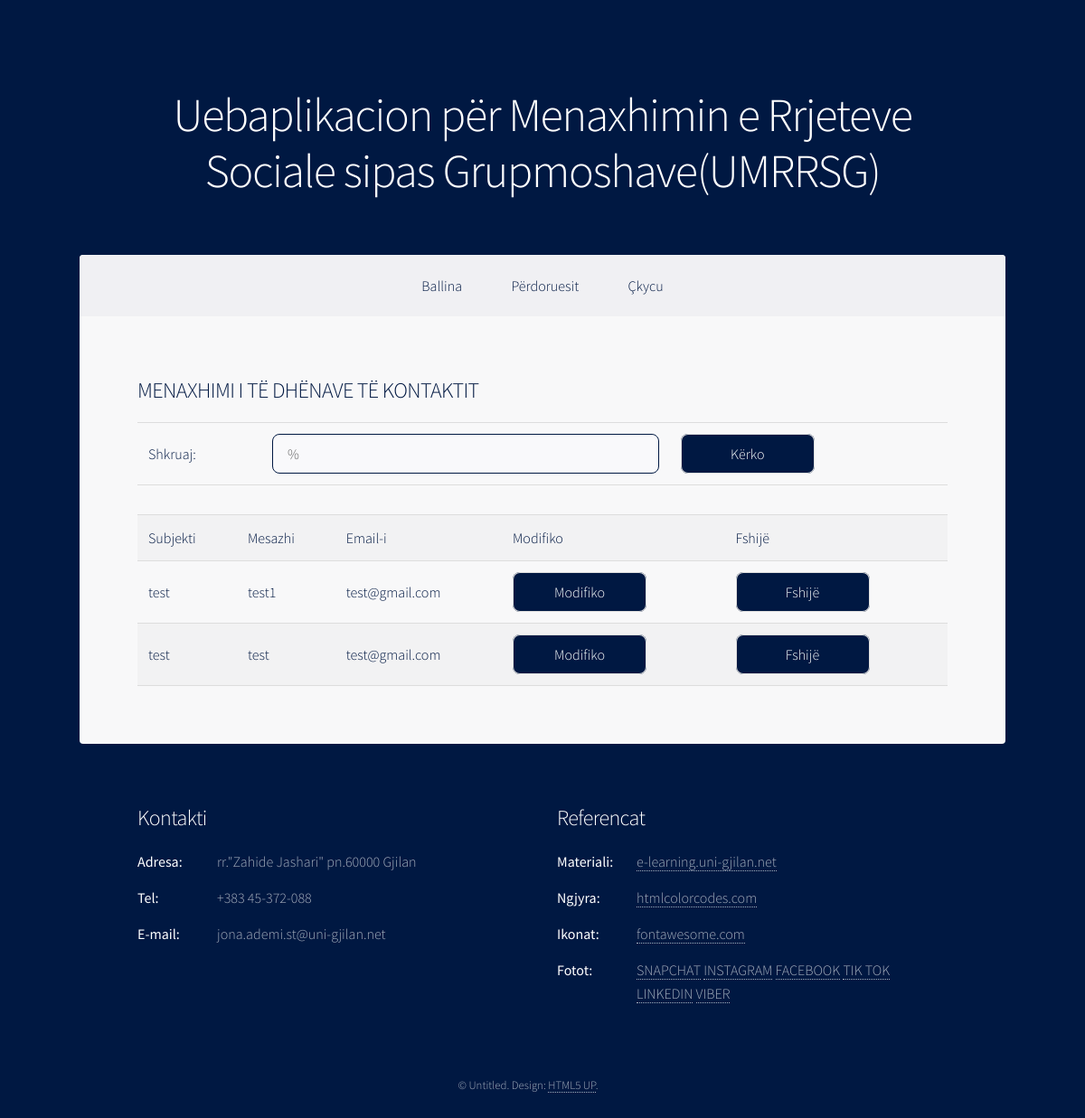
The page /ModuliAdministratorit/menaxho_kontakt.php?kontakt=test (signed in) on the database its author committed.
### tables this page shows
CREATE TABLE `tedhenat` (
  `ID_eDhena` int(11) NOT NULL,
  `Titulli` varchar(50) NOT NULL,
  `Pershkrimi` varchar(1500) NOT NULL,
  `File` varchar(255) NOT NULL,
  `PamjaeFaqes` varchar(50) NOT NULL
);

CREATE TABLE `kontakti` (
  `ID_kontakti` int(11) NOT NULL,
  `subjekti` varchar(150) NOT NULL,
  `mesazhi` varchar(50) NOT NULL,
  `email` varchar(150) NOT NULL
);

### ModuliAdministratorit/menaxho_kontakt.php (the view, shortened to what this page needs)
<?php
include_once("konfig.php");
?>
<!DOCTYPE html>
<html>
<head>
		<link rel="stylesheet" href="assets/css/main.css" />
</head>
<body class="is-preload">
<div id="wrapper">
    <?php include("header.php"); ?>
    <?php include("meny.php"); ?>
    <div id="main">
    <section id="intro" class="main">
                <div class="table-wrapper">
                     <form method="post" action="#">
								<table>
	                              <tr>
	                              <h2>MENAXHIMI I TË DHËNAVE TË KONTAKTIT</h2>
								  </tr>
	                            <tr>
								<td>
	                            Shkruaj:
	                            </td>
	                            <td>
	                            <input type="text" name="kontakt" id="demo-name" value="%"/>
                                </td>
                                <td> <input type="submit" value="Kërko" /></td>
                                </tr>
								</table></form>
								<div class="table-wrapper">
								<table>
								<tbody>
								<tr>
									<td>Subjekti</td>
									<td>Mesazhi</td>
									<td>Email-i</td>
									<td>Modifiko</td>
									<td>Fshijë</td>
								</tr>
<?php
if (!empty($_REQUEST['kontakt'])) {
$kontakt = mysqli_real_escape_string
($konektimi,$_REQUEST['kontakt']);
$databaza = mysqli_query($konektimi,
"SELECT * FROM kontakti
WHERE subjekti LIKE '%".$kontakt."%'
OR  email LIKE '%".$kontakt."%'");
while($rreshti = mysqli_fetch_array($databaza)) {
		echo "<tr>";
		echo "<td>".$rreshti['subjekti']."</td>";
		echo "<td>".$rreshti['mesazhi']."</td>";
		echo "<td>".$rreshti['email']."</td>";
		echo "<td><a href=\"modifiko_kontakt.php?ID_kontakti=$rreshti[ID_kontakti]\" class='button' class='button primary'>Modifiko</a></td>";
		echo "<td><a href=\"fshije_kontakt.php?ID_kontakti=$rreshti[ID_kontakti]\" onClick=\"return confirm('A jeni te sigurt se deshironi te fshini perdoruesin?')\" class='button' class='button primary'>Fshijë</a>
		</td></tr>";
	}
}
?>
</tbody></table></div></section></div>
           	<?php include_once("footer.php"); ?>
</div>
	</body>
</html>

### ModuliAdministratorit/header.php (shortened to what this page needs)
<header id="header" class="alt">
				<?php
            $rezultati = mysqli_query($konektimi, "SELECT * FROM tedhenat WHERE PamjaeFaqes='Header'");
            while ($row = mysqli_fetch_assoc($rezultati)) {
              extract($row);
            ?>
					<h1><?php echo $Pershkrimi ?></h1>
		<?php } ?>
		</header>

### ModuliAdministratorit/meny.php (shortened to what this page needs)
<?php
            $rezultati = mysqli_query($konektimi, "SELECT * FROM tedhenat WHERE PamjaeFaqes='MenyAdmin'");
            while ($row = mysqli_fetch_assoc($rezultati)) {
              extract($row);
			  	 echo $Pershkrimi;
			}
            ?>

### ModuliAdministratorit/footer.php (shortened to what this page needs)
<footer id="footer">
					<?php
            $rezultati = mysqli_query($konektimi, "SELECT * FROM tedhenat WHERE PamjaeFaqes='Footer_Kontakti'");
            while ($row = mysqli_fetch_assoc($rezultati)) {
              extract($row);
            ?>
						<section>
							<h2><?php echo $Titulli ?></h2>
							<?php echo $Pershkrimi; ?>
						</section>
			<?php } ?>
									<?php
            $rezultati = mysqli_query($konektimi, "SELECT * FROM tedhenat WHERE PamjaeFaqes='Footer_Referencat'");
            while ($row = mysqli_fetch_assoc($rezultati)) {
              extract($row);
            ?>
				          <section>
							<h2><?php echo $Titulli ?></h2>
							<?php echo $Pershkrimi; ?>
						</section>
			<?php } ?>
												<?php
            $rezultati = mysqli_query($konektimi, "SELECT * FROM tedhenat WHERE PamjaeFaqes='Footer_TeDrejtatAutoriale'");
            while ($row = mysqli_fetch_assoc($rezultati)) {
              extract($row);
            ?>
							<?php echo $Pershkrimi; ?>
			<?php } ?>
			</footer>

### rows shown on the page
tedhenat: Pershkrimi "Uebaplikacion për Menaxhimin e Rrjeteve Sociale sipas Grupmoshave(UMRRSG)"
tedhenat: Pershkrimi "Ballina Përdoruesit Çkycu"
kontakti: subjekti "test", mesazhi "test1", email "test@gmail.com"
kontakti: subjekti "test", mesazhi "test", email "test@gmail.com"
tedhenat: Titulli "Kontakti", Pershkrimi "Adresa: rr.\"Zahide Jashari\" pn.60000 Gjilan Tel: +383 45-372-088 E-mail: jona.ademi.st@uni-gjilan.net"
tedhenat: Titulli "Referencat", Pershkrimi "Materiali: e-learning.uni-gjilan.net Ngjyra: htmlcolorcodes.com Ikonat: fontawesome.com Fotot: SNAPCHAT INSTAGRAM FACEBOOK TIK TOK LINKEDIN VIBER"
tedhenat: Pershkrimi "© Untitled. Design: HTML5 UP ."
